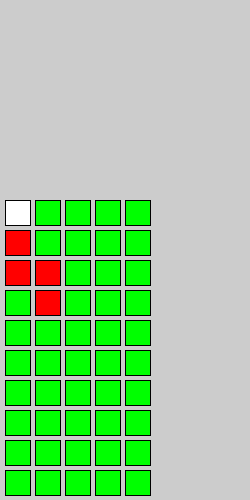
Frame 1 (no input)
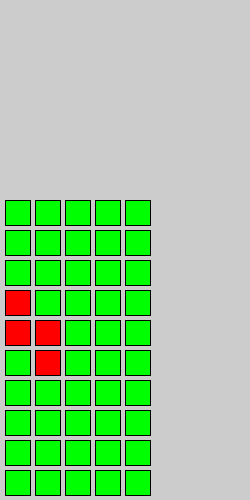
Frame 60 (the mouse pressed at the canvas centre just before this capture)
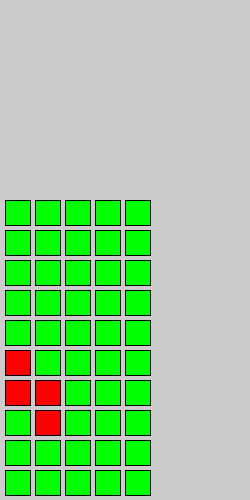
Frame 120 (the mouse held since frame 60 and released just before this capture)

The Processing sketch that drew these frames (run headless with seeded random() and noise(); from frame 60 on, the mouse is pressed at the canvas centre):

// Processing sketch: tetris
// ── tetris.pde
//2d Array Convention, y first x second
boolean[][] board = new boolean[10][5];

//Actual Shapes
boolean[][] lShap = {
  {false, false},
  {true,  false},
  {true,  false},
  {true,  true }
};
boolean[][] tShap = {
  {false, false},
  {true,  false},
  {true,  true },
  {true,  false}
};
boolean[][] sqShap = {
  {false, false},
  {false, false},
  {true,  true },
  {true,  true }
};
boolean[][] linShap = {
  {true,  false},
  {true,  false},
  {true,  false},
  {true,  false}
};
boolean[][] zShap = {
  {false, false},
  {true,  false},
  {true,  true },
  {false, true }
};

//Currently Falling Shape
boolean[][] shape = new boolean[4][2];
Timer nxtFrm = new Timer();
//Board before current shape (for refrence)
boolean[][] lastBoard = new boolean[10][5];


//Vars
float sizeToSpacingRatio = 1f/5f;
int brickSize = 25;
int brickSpacing = int(brickSize*sizeToSpacingRatio);
class Offset { int y=0; int x=0; } Offset offset = new Offset();


//Setup
void settings( ) {
  float scale = 0.5;
  size(int(500*scale),int(1000*scale));
}
void setup( ) {
  shape=zShap;
  nxtFrm.start();
}

//Loop
void draw( ) {
  update();
  drawBoard();
}
void update( ) {
  shapeDrop();
  shapeSet();
}

void shapeSet( ) {
  //Clear Brick Form Board [nuke edition]
  for (int i=0;  i<board[0].length;  i++) {
    for (int u=0;  u<board.length;  u++) {
      board[u][i]=lastBoard[u][i];
    }
  }
  //Put Shape On Board
  for (int i=0;  i<shape[0].length;  i++) {
    for (int u=0;  u<shape.length;  u++) {
      //unset ghost
      //board[u+offset.y][i+offset.x] = lastBoard[u+offset.y][i+offset.x];
      //set shape
      board[u+offset.y][i+offset.x] = board[u+offset.y][i+offset.x] | shape[u][i];
    }
  }
}

//Set new pice up
void nextShap( ) {
  //Warn
  print("Next Pice\n");

  //Back up the baord ////There is an issue here that is causing ghost tiles
  for (int i=0;  i<board[0].length;  i++) {
    for (int u=0;  u<board.length;  u++) {
      lastBoard[u][i]=board[u][i];
    }
  }
  //debugBoard();

  //Reset offsets
  offset.y=0;offset.x=0;

  /*/Set a new shape
  int riteNao = ranShap();
  switch (riteNao) {
    case 0:
      shape=lShap;
      break;
    default:
      shape=zShap;
      break;
  }*/
}

//Check below pice
///You will eventualy have to handle convex shapes with more complex systems
boolean dropCheck( ) {
  boolean ret = false; //What we retun, false by default
  for (int i=0;  i<shape[0].length;  i++) {
    //x position for test
    int checking = i+offset.x; //The offset + the index we are checking
    //Right Below the shape
    int cHite = offset.y+shape.length; //Offset in the y + the hight of the shape its self

    //cHite Corection for convexions    [[Not Working]]
    print(shape[shape.length-1][i] + " ");
    if ( !shape[shape.length-1][i] ) {
      cHite--;
      print("Convexion\n");
    }
    print(cHite + "\n");

    if(cHite < board.length){ //Array Bounds protection
      if(board[cHite][checking] && shape[shape.length-1][i]){ //This dosent check for convex parts like the left of the z pice
        print("Its under us!!!\n");
        ret = true;
      }
    } else {
      ret = true;
      print("Were at the bottom :)\n");
    }
  }
  return ret;
}
//Make the current pice move down
void shapeDrop( ) {
  if(dropCheck()) { //Are we touching down?
    //Go to next shape and solidify current one
    nextShap();
  } else { //If not lets drop down another
    //Array Bounds Protection
    if(offset.y+shape.length < board.length){
      if(nxtFrm.count() > 500){ //Wait 500ms or 1/2sec
        offset.y++; //Send board offset of peice down one
        nxtFrm.start(); //Reset Timer
      }
    }
  }
}

//Draw the board to the screen and !nothing else!
void drawBoard( ) {
  for (int i=0;  i<board[0].length;  i++) {
    for (int u=0;  u<board.length;  u++) {
      if (board[u][i]) { //Chose the collor based on true or false //Red for true
        fill(255,0,0);
      } else if(u==offset.y && i==offset.x) { //Highlight the offset square
        //fill(0,0,255);
      } else { //Make all other tiles green
        fill(0,255,0);
      }
      rect(indexToPos(i,false),indexToPos(u,true),brickSize,brickSize); //Draw a tile
    }
  }
}

//Maths
//Convert an array index to a point on screen for a square tile to draw
int indexToPos( int indx , boolean vert ) {
  int ret;
  if (vert){
    ret = height-(invertRange(0,indx,board.length) * (brickSize+brickSpacing));
  } else {
    ret = indx * (brickSize+brickSpacing) + brickSpacing;
  }
  return ret;
}
//Fling a number to the other side of the middle of a range
int invertRange( int botm , int num , int tp ) {
  int mid = (botm + tp) /2;
  int dif = mid - num;
  int ret = mid + dif;
  return ret;
}
//Return random number between 1 and 5 that has been shifted down 1 for array use
int ranShap( ) {
  return ceil(random(0,5))-1;
}

//Keyboard
void keyPressed() {
  if (key == CODED) {
    if (keyCode == LEFT) {
      if (!(offset.x-1 < 0)){
        offset.x--;
      }
    } else if (keyCode == RIGHT) {
      if (!(offset.x+shape[0].length+1 > board[0].length)){
        offset.x++;
      }
    }
  }
}

//Debuging
void debugBoard( ) {
  for (int u=0;  u<board.length;  u++) {
    for (int i=0;  i<board[0].length;  i++) {
      if(board[u][i]){
        print(board[u][i] + "  ");
      }else{
        print(board[u][i] + " ");
      }
    }
    print("\n");
  }
  print("\n\n");
}

// ── debug.pde
class Debug {
  void board( ) {
    for (int u=0;  u<board.length;  u++) {
      for (int i=0;  i<board[0].length;  i++) {
        if(board[u][i]){
          print(board[u][i] + "  ");
        }else{
          print(board[u][i] + " ");
        }
      }
      print("\n");
    }
    print("\n\n");
  }
}

// ── timer.pde
class Timer {
  int init = 0;
  void start() {
    init = millis();
  }
  int count() {
    return millis() - init;
  }
}
